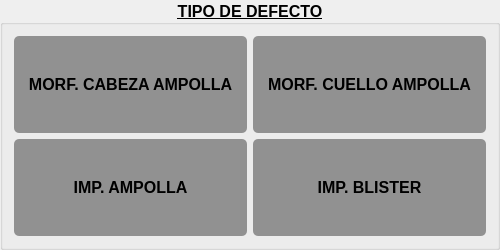
       <widget class="QGroupBox" name="groupBox_BotonesDefectos">
        <property name="sizePolicy">
         <sizepolicy hsizetype="Minimum" vsizetype="Expanding">
          <horstretch>0</horstretch>
          <verstretch>0</verstretch>
         </sizepolicy>
        </property>
        <property name="minimumSize">
         <size>
          <width>500</width>
          <height>250</height>
         </size>
        </property>
        <property name="maximumSize">
         <size>
          <width>16777215</width>
          <height>1200</height>
         </size>
        </property>
        <property name="font">
         <font>
          <family>Nirmala UI</family>
          <pointsize>12</pointsize>
          <weight>75</weight>
          <italic>false</italic>
          <bold>true</bold>
          <underline>true</underline>
          <strikeout>false</strikeout>
         </font>
        </property>
        <property name="styleSheet">
         <string notr="true"/>
        </property>
        <property name="title">
         <string>TIPO DE DEFECTO</string>
        </property>
        <property name="alignment">
         <set>Qt::AlignCenter</set>
        </property>
        <property name="flat">
         <bool>false</bool>
        </property>
        <property name="checkable">
         <bool>false</bool>
        </property>
        <layout class="QGridLayout" name="gridLayout">
         <item row="1" column="1">
          <widget class="QPushButton" name="boton_def_morf_cuello_amp">
           <property name="enabled">
            <bool>true</bool>
           </property>
           <property name="sizePolicy">
            <sizepolicy hsizetype="Expanding" vsizetype="Expanding">
             <horstretch>0</horstretch>
             <verstretch>0</verstretch>
            </sizepolicy>
           </property>
           <property name="minimumSize">
            <size>
             <width>75</width>
             <height>70</height>
            </size>
           </property>
           <property name="maximumSize">
            <size>
             <width>600</width>
             <height>600</height>
            </size>
           </property>
           <property name="font">
            <font>
             <family>Nirmala UI</family>
             <pointsize>12</pointsize>
             <weight>75</weight>
             <bold>true</bold>
             <underline>false</underline>
             <strikeout>false</strikeout>
             <kerning>true</kerning>
            </font>
           </property>
           <property name="focusPolicy">
            <enum>Qt::ClickFocus</enum>
           </property>
           <property name="whatsThis">
            <string>Si haces click en este botón el tipo de análisis escogido sera 'Challenge Test'</string>
           </property>
           <property name="accessibleName">
            <string>Boton Challenge Test</string>
           </property>
           <property name="accessibleDescription">
            <string>Si haces click en este botón el tipo de análisis escogido sera 'Challenge Test'</string>
           </property>
           <property name="autoFillBackground">
            <bool>false</bool>
           </property>
           <property name="styleSheet">
            <string notr="true">QPushButton{ background-color:rgb(145, 145, 145); border:None; border-radius:5px;} #gris claro
QPushButton:disabled{background-color: rgb(124, 124, 124);} #gris oscuro
QPushButton:pressed{ background-color: orange; }
QPushButton:focus:pressed{ background-color: green; }
QPushButton:focus{ background-color: green; }
QPushButton:hover{background-color: rgb(170, 255, 127);} #verde claro
QPushButton:checked{ background-color: pink; }</string>
           </property>
           <property name="text">
            <string>MORF. CUELLO AMPOLLA</string>
           </property>
           <property name="icon">
            <iconset>
             <normaloff>icons/circle_red.png</normaloff>icons/circle_red.png</iconset>
           </property>
           <property name="iconSize">
            <size>
             <width>15</width>
             <height>15</height>
            </size>
           </property>
           <property name="autoRepeat">
            <bool>false</bool>
           </property>
           <property name="autoExclusive">
            <bool>false</bool>
           </property>
          </widget>
         </item>
         <item row="2" column="0">
          <widget class="QPushButton" name="boton_def_imp_amp">
           <property name="enabled">
            <bool>true</bool>
           </property>
           <property name="sizePolicy">
            <sizepolicy hsizetype="Expanding" vsizetype="Expanding">
             <horstretch>0</horstretch>
             <verstretch>0</verstretch>
            </sizepolicy>
           </property>
           <property name="minimumSize">
            <size>
             <width>75</width>
             <height>70</height>
            </size>
           </property>
           <property name="maximumSize">
            <size>
             <width>600</width>
             <height>600</height>
            </size>
           </property>
           <property name="font">
            <font>
             <family>Nirmala UI</family>
             <pointsize>12</pointsize>
             <weight>75</weight>
             <bold>true</bold>
             <underline>false</underline>
             <strikeout>false</strikeout>
             <kerning>true</kerning>
            </font>
           </property>
           <property name="focusPolicy">
            <enum>Qt::ClickFocus</enum>
           </property>
           <property name="whatsThis">
            <string>Si haces click en este botón el tipo de análisis escogido sera 'Challenge Test'</string>
           </property>
           <property name="accessibleName">
            <string>Boton Challenge Test</string>
           </property>
           <property name="accessibleDescription">
            <string>Si haces click en este botón el tipo de análisis escogido sera 'Challenge Test'</string>
           </property>
           <property name="autoFillBackground">
            <bool>false</bool>
           </property>
           <property name="styleSheet">
            <string notr="true">QPushButton{ background-color:rgb(145, 145, 145); border:None; border-radius:5px;} #gris claro
QPushButton:disabled{background-color: rgb(124, 124, 124);} #gris oscuro
QPushButton:pressed{ background-color: orange; }
QPushButton:focus:pressed{ background-color: green; }
QPushButton:focus{ background-color: green; }
QPushButton:hover{background-color: rgb(170, 255, 127);} #verde claro
QPushButton:checked{ background-color: pink; }</string>
           </property>
           <property name="text">
            <string>IMP. AMPOLLA</string>
           </property>
           <property name="icon">
            <iconset>
             <normaloff>icons/circle_blue.png</normaloff>icons/circle_blue.png</iconset>
           </property>
           <property name="iconSize">
            <size>
             <width>15</width>
             <height>15</height>
            </size>
           </property>
           <property name="autoRepeat">
            <bool>false</bool>
           </property>
           <property name="autoExclusive">
            <bool>false</bool>
           </property>
          </widget>
         </item>
         <item row="2" column="1">
          <widget class="QPushButton" name="boton_def_imp_blis">
           <property name="enabled">
            <bool>true</bool>
           </property>
           <property name="sizePolicy">
            <sizepolicy hsizetype="Expanding" vsizetype="Expanding">
             <horstretch>0</horstretch>
             <verstretch>0</verstretch>
            </sizepolicy>
           </property>
           <property name="minimumSize">
            <size>
             <width>75</width>
             <height>70</height>
            </size>
           </property>
           <property name="maximumSize">
            <size>
             <width>600</width>
             <height>600</height>
            </size>
           </property>
           <property name="font">
            <font>
             <family>Nirmala UI</family>
             <pointsize>12</pointsize>
             <weight>75</weight>
             <bold>true</bold>
             <underline>false</underline>
             <strikeout>false</strikeout>
             <kerning>true</kerning>
            </font>
           </property>
           <property name="focusPolicy">
            <enum>Qt::ClickFocus</enum>
           </property>
           <property name="whatsThis">
            <string>Si haces click en este botón el tipo de análisis escogido sera 'Challenge Test'</string>
           </property>
           <property name="accessibleName">
            <string>Boton Challenge Test</string>
           </property>
           <property name="accessibleDescription">
            <string>Si haces click en este botón el tipo de análisis escogido sera 'Challenge Test'</string>
           </property>
           <property name="autoFillBackground">
            <bool>false</bool>
           </property>
           <property name="styleSheet">
            <string notr="true">QPushButton{ background-color:rgb(145, 145, 145); border:None; border-radius:5px;} #gris claro
QPushButton:disabled{background-color: rgb(124, 124, 124);} #gris oscuro
QPushButton:pressed{ background-color: orange; }
QPushButton:focus:pressed{ background-color: green; }
QPushButton:focus{ background-color: green; }
QPushButton:hover{background-color: rgb(170, 255, 127);} #verde claro
QPushButton:checked{ background-color: pink; }</string>
           </property>
           <property name="text">
            <string>IMP. BLISTER</string>
           </property>
           <property name="icon">
            <iconset>
             <normaloff>icons/circurlo_purple.png</normaloff>icons/circurlo_purple.png</iconset>
           </property>
           <property name="iconSize">
            <size>
             <width>15</width>
             <height>15</height>
            </size>
           </property>
           <property name="autoRepeat">
            <bool>false</bool>
           </property>
           <property name="autoExclusive">
            <bool>false</bool>
           </property>
          </widget>
         </item>
         <item row="1" column="0">
          <widget class="QPushButton" name="boton_def_morf_cabeza_amp">
           <property name="enabled">
            <bool>true</bool>
           </property>
           <property name="sizePolicy">
            <sizepolicy hsizetype="Expanding" vsizetype="Expanding">
             <horstretch>0</horstretch>
             <verstretch>0</verstretch>
            </sizepolicy>
           </property>
           <property name="minimumSize">
            <size>
             <width>75</width>
             <height>70</height>
            </size>
           </property>
           <property name="maximumSize">
            <size>
             <width>600</width>
             <height>600</height>
            </size>
           </property>
           <property name="font">
            <font>
             <family>Nirmala UI</family>
             <pointsize>12</pointsize>
             <weight>75</weight>
             <bold>true</bold>
             <underline>false</underline>
             <strikeout>false</strikeout>
             <kerning>true</kerning>
            </font>
           </property>
           <property name="focusPolicy">
            <enum>Qt::ClickFocus</enum>
           </property>
           <property name="whatsThis">
            <string>Si haces click en este botón el tipo de análisis escogido sera 'Challenge Test'</string>
           </property>
           <property name="accessibleName">
            <string>Boton Challenge Test</string>
           </property>
           <property name="accessibleDescription">
            <string>Si haces click en este botón el tipo de análisis escogido sera 'Challenge Test'</string>
           </property>
           <property name="autoFillBackground">
            <bool>false</bool>
           </property>
           <property name="styleSheet">
            <string notr="true">QPushButton{ background-color:rgb(145, 145, 145); border:None; border-radius:5px;} #gris claro
QPushButton:disabled{background-color: rgb(124, 124, 124);} #gris oscuro
QPushButton:pressed{ background-color: orange; }
QPushButton:focus:pressed{ background-color: green; }
QPushButton:focus{ background-color: green; }
QPushButton:hover{background-color: rgb(170, 255, 127);} #verde claro
QPushButton:checked{ background-color: pink; }</string>
           </property>
           <property name="text">
            <string>MORF. CABEZA AMPOLLA</string>
           </property>
           <property name="icon">
            <iconset>
             <normaloff>icons/circle_green.png</normaloff>icons/circle_green.png</iconset>
           </property>
           <property name="iconSize">
            <size>
             <width>15</width>
             <height>15</height>
            </size>
           </property>
           <property name="autoRepeat">
            <bool>false</bool>
           </property>
           <property name="autoExclusive">
            <bool>false</bool>
           </property>
          </widget>
         </item>
        </layout>
       </widget>
